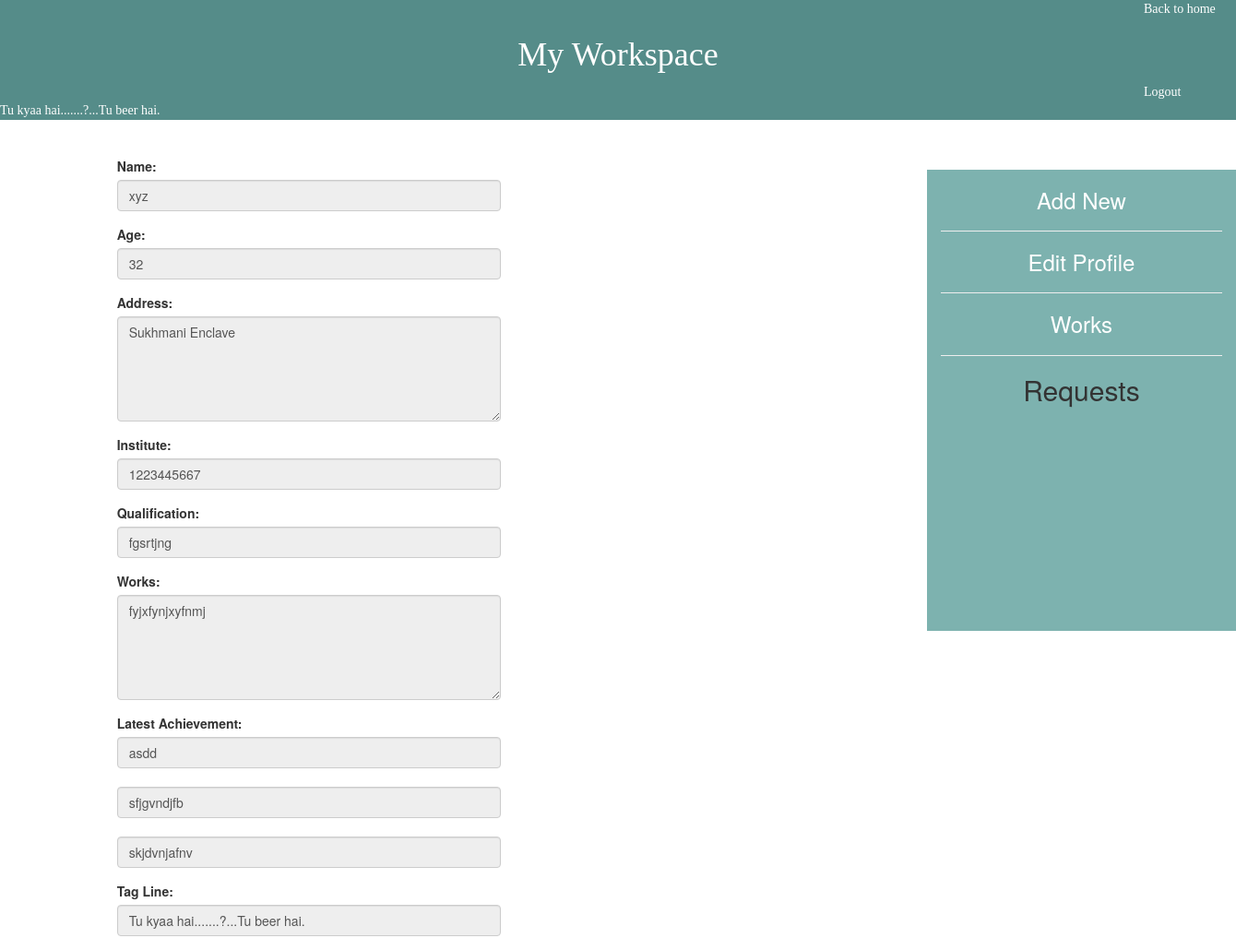
Page /Member/ (signed in) on the committed database.
### user/models.py (models this page shows, shortened)
class Student(models.Model):
	name = models.CharField(max_length=200)
	age = models.CharField(max_length=5)
	institute = models.CharField(max_length=200)
	address = models.TextField()
	qualification = models.CharField(max_length=300)
	works = models.TextField()
	tag_line = models.CharField(max_length=200)
	is_leader = models.BooleanField(default=False)
	achievement1 = models.CharField(max_length=200)
	achievement2 = models.CharField(max_length=200)
	achievement3 = models.CharField(max_length=200)

### user/views.py (the view)
# urls.py: url(r'^Member/$',				views.member,		name='Member'),
def member(request):
	if request.user.is_authenticated():
		studentrel = get_object_or_404(StudentRel, auth=request.user)
		me = studentrel.mine
		projects = LeaderProject.objects.filter(student=me)
		researches = LeaderResearch.objects.filter(student=me)
		requests = Request.objects.all()
		both = []
		mylist = []
		for project in projects:
			both.extend([project.project])
		for research in researches:
			both.extend([research.project])
		for b in both:
			for request1 in requests:
				if(b==request1.project):
					mylist.extend([request1])
		return render(request, 'website/Workspace.html',{'mylist':mylist,'student':me})
	else:
		return render(request, 'website/Member.html',{})

### user/templates/website/Workspace.html (shortened to what this page needs)
<html>
{% load staticfiles %}
         <head>
        <link rel="stylesheet" href="{% static 'bootstrap-3.3.5-dist/css/bootstrap.min.css' %}">
        </head>
	<body>
		<div  id="Header">
		<a  href="{% url "Home" %}">Back to home</a>
		<h1>My Workspace</h1>
		<a href="{%	url	"Logout" %}">Logout</a>
		<marquee direction="left">{{student.tag_line}}</marquee>
		</div>
		<br>
		<br>
        <form role="form">
        <div class="col-sm-1"></div>
		<div class="col-sm-4">
            <div class="form-group">
                    <label for="name">Name:</label>
                    <input type="text" class="form-control" id="name" name="name" value="{{student.name}}" disabled/>
                  </div>
            <div class="form-group">
                    <label for="age">Age:</label>
                    <input type="text" class="form-control" id="age" name="age" value="{{student.age}}" disabled/>
                  </div>
              <div class="form-group">
                        <label for="addr">Address:</label>
                       <textarea class="form-control" rows="5" id="addr" name="address" disabled/>{{student.address}}</textarea>
                      </div>
            <div class="form-group">
                    <label for="institute">Institute:</label>
                    <input type="text" class="form-control" id="institute" name="institute"  value="{{student.institute}}" disabled/>
                  </div>
            <div class="form-group">
                    <label for="quaul">Qualification:</label>
                    <input type="text" class="form-control" id="qual" name="qualification" value="{{student.qualification}}" disabled/>
                  </div>
            <div class="form-group">
                        <label for="works">Works:</label>
                       <textarea class="form-control" rows="5" id="works" name="works" disabled/>{{student.works}}</textarea>
                      </div>
            <div class="form-group">
                    <label for="achieve">Latest Achievement:</label>
                   <input type="text" class="form-control" id="achieve" name="achievement1" value="{{student.achievement1}}" disabled/><br>
                    <input type="text" class="form-control" name="achievement2" value="{{student.achievement2}}" disabled/><br>
		            <input type="text" class="form-control" name="achievement3" value="{{student.achievement3}}" disabled/>
                  </div>
            <div class="form-group">
                    <label for="tag">Tag Line:</label>
                    <input type="text" class="form-control" id="tag" name="tag_line" value="{{student.tag_line}}" disabled/>
                  </div>
		</div>
         </form>
            <div class="col-sm-4"></div>
		<div class="col-sm-3" id="Menu_Select">
		<a href="{% url "AddProject" %}"><h3>Add New</h3></a><hr>
		<a href="{% url "EditProfile" %}"><h3>Edit Profile</h3></a><hr>
		<a href="{% url "Works" %}"><h3>Works</h3></a><hr>
		<h2>Requests</h2>
		<br>
			</div>
			</body>
</html>

### user/templates/website/Workspace.html (style rules this page uses)
textarea { vertical-align:top; }
#Header { font-family:Palatino, serif; color:white; min-width:1330px; background-color:#558C89; }
#Header a { margin:0px 0px 0px 1240px; color:white; text-decoration:none; }
#Header h1 { text-align:center; }
#Menu_Select { text-align:center; #margin-top:100px; background-color:#7db2af; min-width:300px; min-height:300px; height:500px; overflow-y:auto; }
#Menu_Select a { color:White; text-decoration:none; }

### rows in the picture
Student: tag_line "Tu kyaa hai.......?...Tu beer hai.", name "xyz", age "32", address "Sukhmani Enclave", institute "1223445667", qualification "fgsrtjng", works "fyjxfynjxyfnmj", achievement1 "asdd", achievement2 "sfjgvndjfb", achievement3 "skjdvnjafnv"
